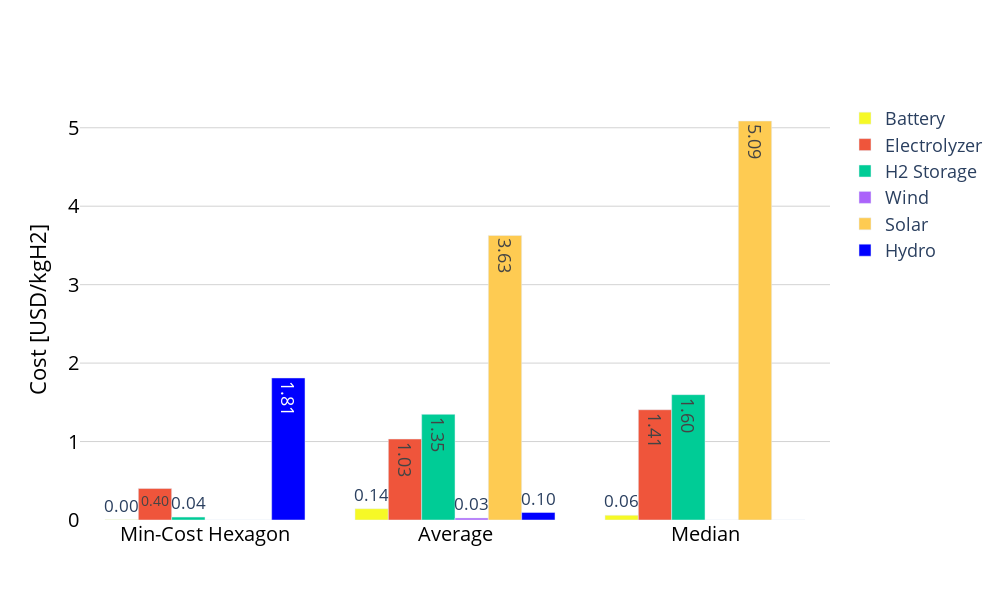

The notebook cell this image was saved under:
### Markdown cell above
### 4.2 Comparison with Average/Median Costs

### Code cell
import plotly.graph_objects as go
import pandas as pd

# Assume gdf_pipeline and gdf_trucking are your GeoDataFrames
# Replace 'Vientiane pipeline total cost' and 'Vientiane trucking total cost' with actual column names if different

# Find the min-cost hexagon in the pipeline data
min_pipeline_hexagon = gdf.loc[gdf['Vientiane pipeline production cost'].idxmin()]
# min_trucking_hexagon = gdf_trucking.loc[gdf_trucking['Vientiane trucking production cost'].idxmin()]

# Choose which one to analyze
hexagon = min_pipeline_hexagon  # or hexagon = min_trucking_hexagon

# Select the GeoDataFrame for analysis
gdf_analysis = gdf  # or gdf_trucking

# Extract the transport type and relevant columns
transport = 'trucking'  # 'trucking' or 'pipeline'

columns = [
    f'Vientiane LCOH - {transport} battery costs portion',
    f'Vientiane LCOH - {transport} electrolyzer portion',
    f'Vientiane LCOH - {transport} H2 storage portion',
    f'Vientiane LCOH - {transport} wind portion',
    f'Vientiane LCOH - {transport} solar portion',
    f'Vientiane LCOH - {transport} hydro portion'
]

# Calculate average and median for each cost portion
average_costs = gdf_analysis[columns].mean()  
median_costs = gdf_analysis[columns].median()

# Extract the actual cost values from the selected hexagon
min_cost_values = {col: hexagon[col] for col in columns}

# Create a DataFrame for easy comparison
comparison_df = pd.DataFrame({
    'Min-Cost Hexagon': min_cost_values,
    'Average': average_costs,
    'Median': median_costs
})

# Transpose for easier plotting
comparison_df = comparison_df.T

# Define colors similar to the waterfall chart
custom_colors = {
    'Battery': '#FF8C00',  # Dark Orange
    'Electrolyzer': '#ff0000',  # Red
    'H2 Storage': '#ff00f2',  # Magenta
    'Wind': '#808080',  # Grey
    'Solar': '#fafa00',  # Yellow
    'Hydro': '#0000FF'  # Blue
}

custom_colors = {
    'Battery': '#f6f926',  # Dark Orange
    'Electrolyzer': '#ef553b',  # Red
    'H2 Storage': '#00cc96',  # Magenta
    'Wind': '#ab63fa',  # Grey
    'Solar': '#fecb52',  # Yellow
    'Hydro': 'blue'  # Blue
}

#Manually add each component as a separate bar trace
fig = go.Figure()

# Battery
fig.add_trace(go.Bar(
    name='Battery',
    x=comparison_df.index,
    y=comparison_df[f'Vientiane LCOH - {transport} battery costs portion'],
    text=[f"{v:.2f}" for v in comparison_df[f'Vientiane LCOH - {transport} battery costs portion']],
    textposition='auto',
    marker_color = custom_colors['Battery'],
))

# Electrolyzer
fig.add_trace(go.Bar(
    name='Electrolyzer',
    x=comparison_df.index,
    y=comparison_df[f'Vientiane LCOH - {transport} electrolyzer portion'],
    text=[f"{v:.2f}" for v in comparison_df[f'Vientiane LCOH - {transport} electrolyzer portion']],
    textposition='auto',
    marker=dict(color=custom_colors['Electrolyzer']),
))

# H2 Storage
fig.add_trace(go.Bar(
    name='H2 Storage',
    x=comparison_df.index,
    y=comparison_df[f'Vientiane LCOH - {transport} H2 storage portion'],
    text=[f"{v:.2f}" for v in comparison_df[f'Vientiane LCOH - {transport} H2 storage portion']],
    textposition='auto',
    marker=dict(color=custom_colors['H2 Storage']),
))

# Wind
fig.add_trace(go.Bar(
    name='Wind',
    x=comparison_df.index,
    y=comparison_df[f'Vientiane LCOH - {transport} wind portion'],
    text=[f"{v:.2f}" for v in comparison_df[f'Vientiane LCOH - {transport} wind portion']],
    textposition='auto',
    marker=dict(color=custom_colors['Wind']),
))

# Solar
fig.add_trace(go.Bar(
    name='Solar',
    x=comparison_df.index,
    y=comparison_df[f'Vientiane LCOH - {transport} solar portion'],
    text=[f"{v:.2f}" for v in comparison_df[f'Vientiane LCOH - {transport} solar portion']],
    textposition='auto',
    marker=dict(color=custom_colors['Solar']),
))

# Hydro
fig.add_trace(go.Bar(
    name='Hydro',
    x=comparison_df.index,
    y=comparison_df[f'Vientiane LCOH - {transport} hydro portion'],
    text=[f"{v:.2f}" for v in comparison_df[f'Vientiane LCOH - {transport} hydro portion']],
    textposition='auto',
    marker=dict(color=custom_colors['Hydro']),
))

# Update layout
fig.update_layout(
    barmode='group',
    plot_bgcolor='white',  # Set plot background color to white
    # xaxis_title="Comparison Type",
    yaxis_title="Cost [USD/kgH2]",
    xaxis=dict(
        tickfont=dict(color='black', size=20),  # Increased x-axis tick labels font size
        titlefont=dict(color='black', size=22),  # Increased x-axis title font size
        # showgrid=True,
        # gridcolor='lightgrey'
    ),
    yaxis=dict(
        tickfont=dict(color='black', size=20),  # Increased y-axis tick labels font size
        titlefont=dict(color='black', size=22),  # Increased y-axis title font size
        showgrid=True,
        gridcolor='lightgrey'
    ),
    showlegend=True,
    legend_title_text='',  # Remove the legend title
    font=dict(size=18),  # Make the font size bigger
    width=1000,
    height=600
)

# Show the plot
fig.show()

### Figure 1 — Plotly figure (JSON) as saved in the notebook; plotly's stock layout.template omitted (floating-point values rounded to 4 significant figures)
{"data": [{"marker": {"color": "#f6f926"}, "name": "Battery", "text": ["0.00", "0.14", "0.06"], "textposition": "auto", "type": "bar", "x": ["Min-Cost Hexagon", "Average", "Median"], "y": [0.002918, 0.1439, 0.06042]}, {"marker": {"color": "#ef553b"}, "name": "Electrolyzer", "text": ["0.40", "1.03", "1.41"], "textposition": "auto", "type": "bar", "x": ["Min-Cost Hexagon", "Average", "Median"], "y": [0.4028, 1.032, 1.406]}, {"marker": {"color": "#00cc96"}, "name": "H2 Storage", "text": ["0.04", "1.35", "1.60"], "textposition": "auto", "type": "bar", "x": ["Min-Cost Hexagon", "Average", "Median"], "y": [0.03688, 1.347, 1.598]}, {"marker": {"color": "#ab63fa"}, "name": "Wind", "text": ["0.00", "0.03", "0.00"], "textposition": "auto", "type": "bar", "x": ["Min-Cost Hexagon", "Average", "Median"], "y": [0, 0.0254, 0]}, {"marker": {"color": "#fecb52"}, "name": "Solar", "text": ["0.00", "3.63", "5.09"], "textposition": "auto", "type": "bar", "x": ["Min-Cost Hexagon", "Average", "Median"], "y": [0, 3.628, 5.086]}, {"marker": {"color": "blue"}, "name": "Hydro", "text": ["1.81", "0.10", "0.00"], "textposition": "auto", "type": "bar", "x": ["Min-Cost Hexagon", "Average", "Median"], "y": [1.811, 0.09583, 0]}], "layout": {"barmode": "group", "font": {"size": 18}, "height": 600, "legend": {"title": {"text": ""}}, "plot_bgcolor": "white", "showlegend": true, "width": 1000, "xaxis": {"tickfont": {"color": "black", "size": 20}, "title": {"font": {"color": "black", "size": 22}}}, "yaxis": {"gridcolor": "lightgrey", "showgrid": true, "tickfont": {"color": "black", "size": 20}, "title": {"font": {"color": "black", "size": 22}, "text": "Cost [USD/kgH2]"}}}}
